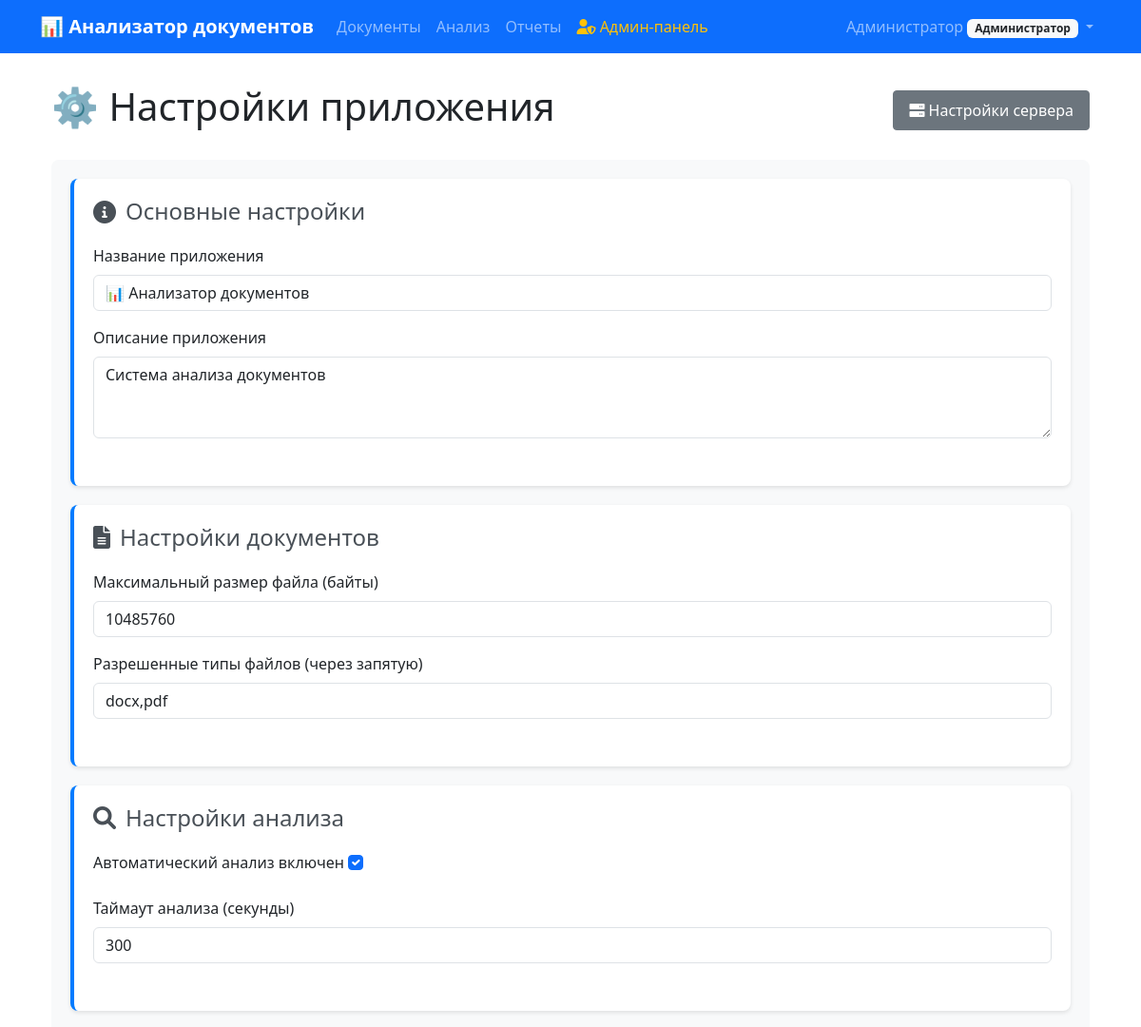
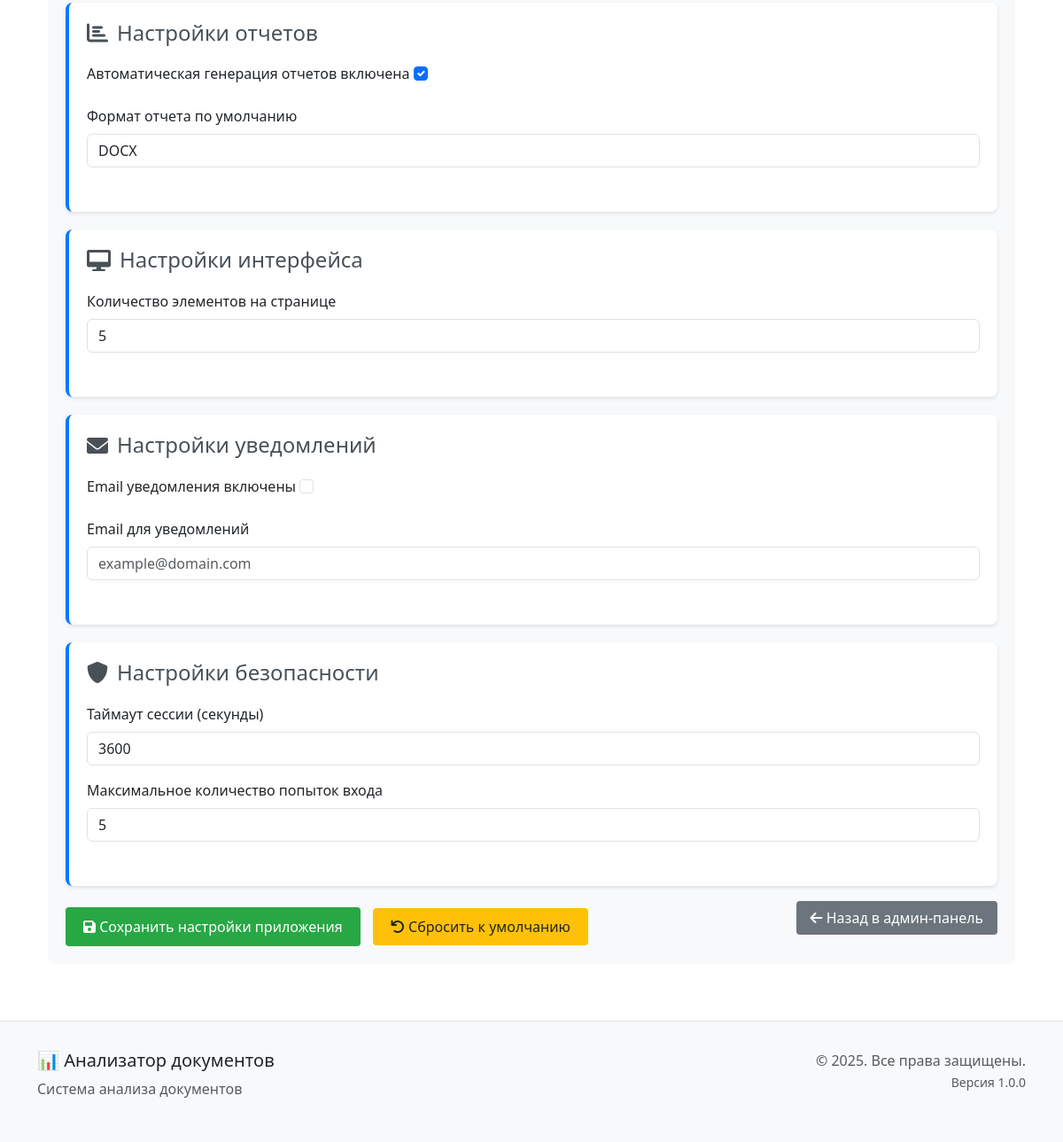
Page /users/admin/application-settings/ (signed in) on the earlier database version (2 pictures, top to bottom).
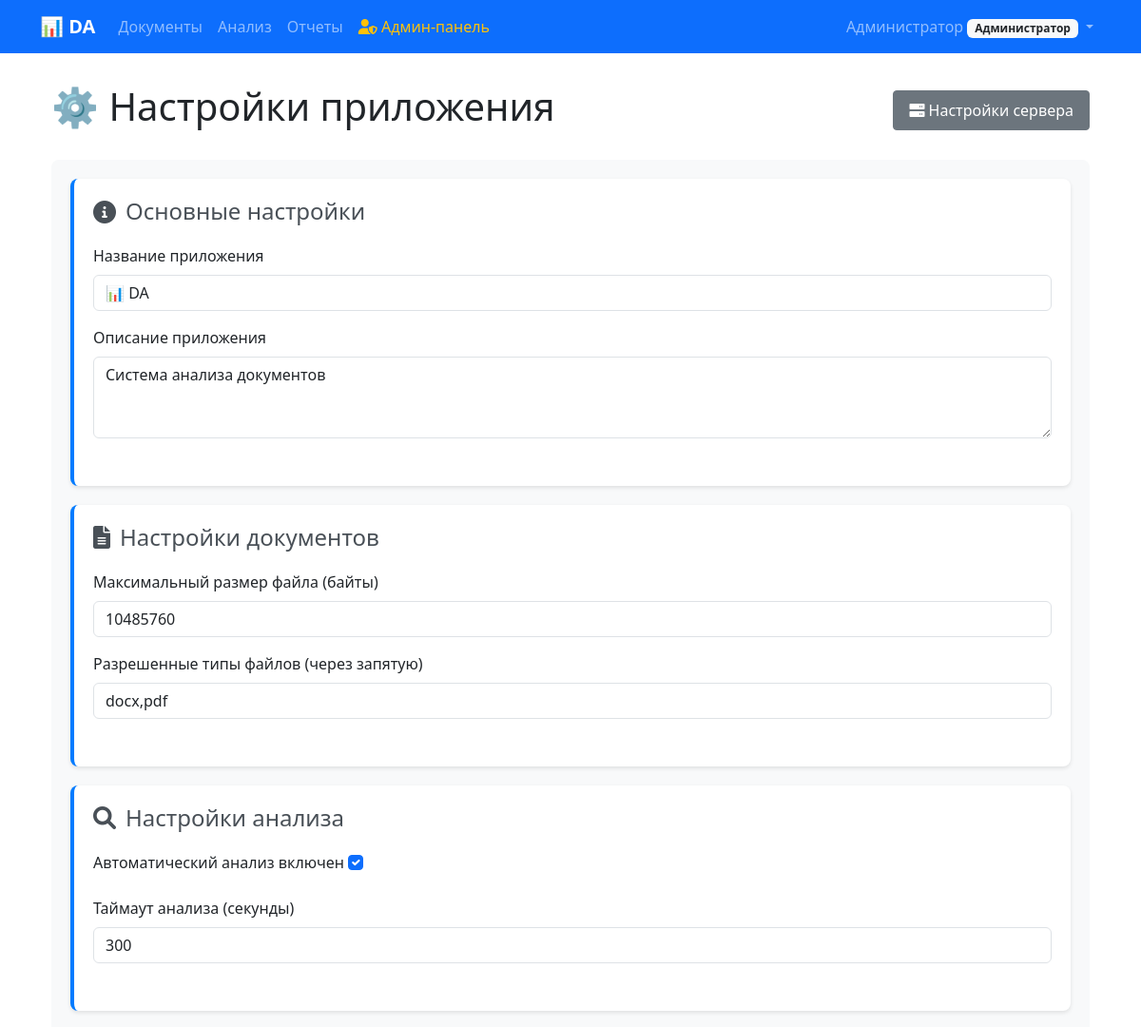
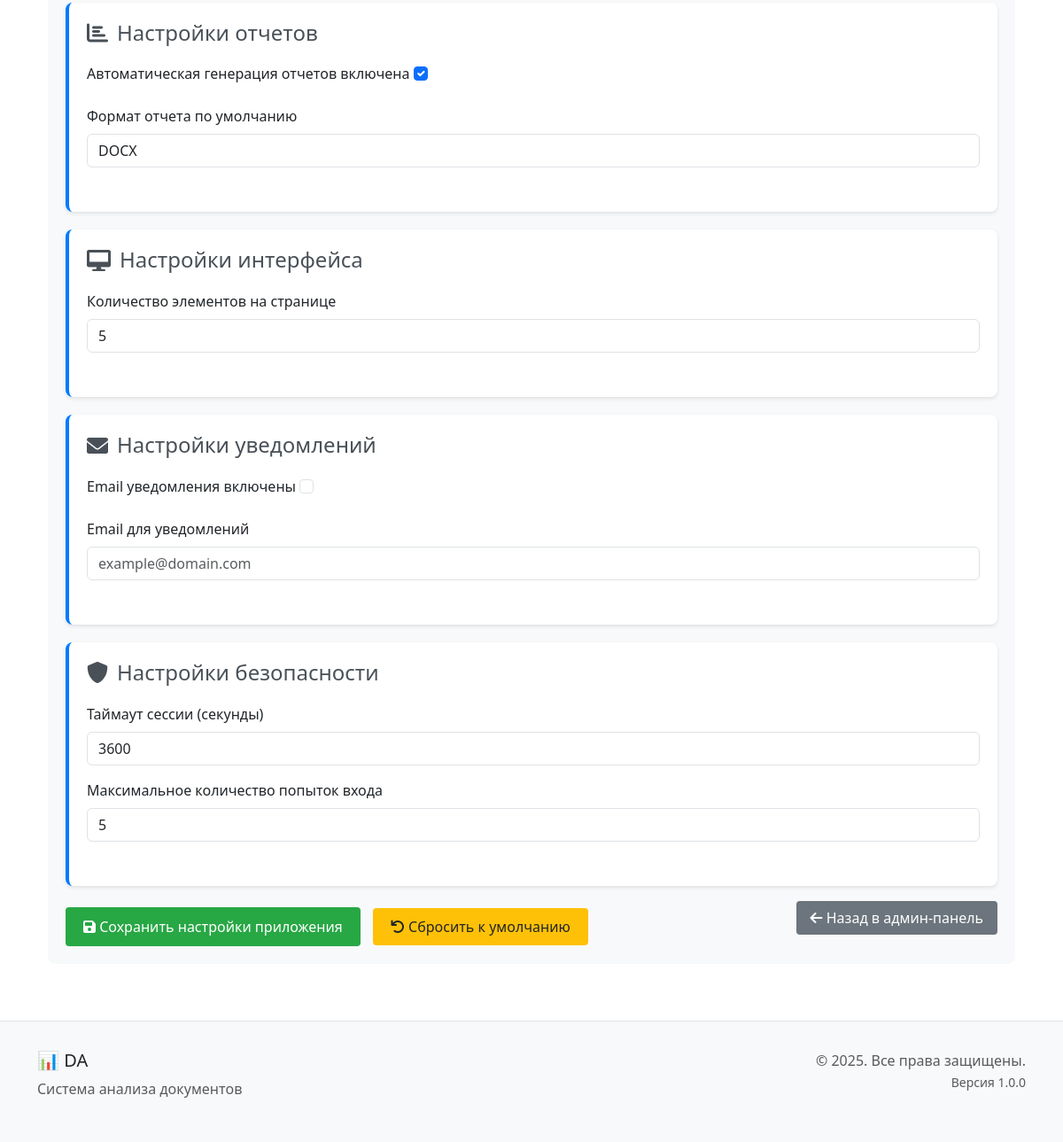
Same page on the later database version (2 pictures, top to bottom).
### settings/models.py (models this page shows, shortened)
class ApplicationSettings(models.Model):
    app_name = models.CharField(
        max_length=100,
        default='📊 Анализатор документов',
        verbose_name='Название приложения'
    )
    app_description = models.TextField(
        default='Система анализа документов',
        verbose_name='Описание приложения'
    )
    max_file_size = models.PositiveIntegerField(
        default=10485760,  # 10MB
        verbose_name='Максимальный размер файла (байты)'
    )
    allowed_file_types = models.TextField(
        default='docx,pdf',
        verbose_name='Разрешенные типы файлов (через запятую)'
    )
    auto_analysis_enabled = models.BooleanField(
        default=True,
        verbose_name='Автоматический анализ включен'
    )
    analysis_timeout = models.PositiveIntegerField(
        default=300,  # 5 минут
        verbose_name='Таймаут анализа (секунды)'
    )
    default_neural_network_model = models.CharField(
        max_length=100,
        default='llama3',
        verbose_name='Модель нейросети по умолчанию'
    )
    auto_reports_enabled = models.BooleanField(
        default=True,
        verbose_name='Автоматическая генерация отчетов включена'
    )
    default_report_format = models.CharField(
        max_length=10,
        choices=[('pdf', 'PDF'), ('docx', 'DOCX')],
        default='pdf',
        verbose_name='Формат отчета по умолчанию'
    )
    items_per_page = models.PositiveIntegerField(
        default=10,
        verbose_name='Количество элементов на странице'
    )
    email_notifications_enabled = models.BooleanField(
        default=False,
        verbose_name='Email уведомления включены'
    )
    notification_email = models.EmailField(
        blank=True,
        verbose_name='Email для уведомлений'
    )
    session_timeout = models.PositiveIntegerField(
        default=3600,  # 1 час
        verbose_name='Таймаут сессии (секунды)'
    )
    max_login_attempts = models.PositiveIntegerField(
        default=5,
        verbose_name='Максимальное количество попыток входа'
    )
    created_at = models.DateTimeField(auto_now_add=True, verbose_name='Создано')
    updated_at = models.DateTimeField(auto_now=True, verbose_name='Обновлено')
    updated_by = models.ForeignKey(
        User,
        on_delete=models.SET_NULL,
        null=True,
        blank=True,
        verbose_name='Обновлено пользователем'
    )
    class Meta:
        verbose_name = 'Настройки приложения'
        verbose_name_plural = 'Настройки приложения'
    @classmethod
    def get_settings(cls):
        settings, created = cls.objects.get_or_create(
            defaults={
                'app_name': '📊 Анализатор документов',
                'app_description': 'Система анализа документов',
                'items_per_page': 10,
                'default_neural_network_model': 'llama3',
            }
        )
        return settings

### users/admin_views.py (the view, shortened to what this page needs)
# urls.py: path('admin/application-settings/', admin_views.AdminApplicationSettingsView.as_view(), name='admin_application_settings'),
class AdminApplicationSettingsView(AdminRequiredMixin, CreateView):
    model = ApplicationSettings
    form_class = ApplicationSettingsForm
    template_name = 'users/admin/application_settings.html'
    def get_object(self):
        return ApplicationSettings.get_settings()
    def get_form_kwargs(self):
        kwargs = super().get_form_kwargs()
        kwargs['instance'] = self.get_object()
        return kwargs
    def get_context_data(self, **kwargs):
        context = super().get_context_data(**kwargs)
        context['settings'] = self.get_object()
        return context

### users/admin_views.py (called while the page is built)
    def test_func(self):
        return self.request.user.is_authenticated and (
            self.request.user.is_superuser or
            self.request.user.role == 'admin'
        )

### templates/users/admin/application_settings.html (shortened to what the changed rows need)
{% extends 'users/admin/base.html' %}
{% load static %}
{% block content %}
<div class="container-fluid">
    <div class="row">
        <div class="col-12">
            <div class="d-flex justify-content-between align-items-center mb-4">
                <h1>⚙️ Настройки приложения</h1>
            </div>
            <div class="settings-container">
                <form method="post">
                    <div class="settings-card">
                        <div class="form-section">
                            <div class="mb-3">
                                <label for="{{ form.app_name.id_for_label }}" class="form-label">{{ form.app_name.label }}</label>
                                {{ form.app_name }}
                            </div>
                            <div class="mb-3">
                                <label for="{{ form.app_description.id_for_label }}" class="form-label">{{ form.app_description.label }}</label>
                                {{ form.app_description }}
                            </div>
                        </div>
                    </div>
                    <div class="settings-card">
                        <div class="form-section">
                            <div class="mb-3">
                                <label for="{{ form.max_file_size.id_for_label }}" class="form-label">{{ form.max_file_size.label }}</label>
                                {{ form.max_file_size }}
                            </div>
                            <div class="mb-3">
                                <label for="{{ form.allowed_file_types.id_for_label }}" class="form-label">{{ form.allowed_file_types.label }}</label>
                                {{ form.allowed_file_types }}
                            </div>
                        </div>
                    </div>
                    <div class="settings-card">
                        <div class="form-section">
                            <div class="mb-3">
                                <label for="{{ form.auto_analysis_enabled.id_for_label }}" class="form-label">
                                    {{ form.auto_analysis_enabled.label }}
                                    {{ form.auto_analysis_enabled }}
                                </label>
                            </div>
                            <div class="mb-3">
                                <label for="{{ form.analysis_timeout.id_for_label }}" class="form-label">{{ form.analysis_timeout.label }}</label>
                                {{ form.analysis_timeout }}
                            </div>
                        </div>
                    </div>
                    <div class="settings-card">
                        <div class="form-section">
                            <div class="mb-3">
                                <label for="{{ form.auto_reports_enabled.id_for_label }}" class="form-label">
                                    {{ form.auto_reports_enabled.label }}
                                    {{ form.auto_reports_enabled }}
                                </label>
                            </div>
                            <div class="mb-3">
                                <label for="{{ form.default_report_format.id_for_label }}" class="form-label">{{ form.default_report_format.label }}</label>
                                {{ form.default_report_format }}
                            </div>
                        </div>
                    </div>
                    <div class="settings-card">
                        <div class="form-section">
                            <div class="mb-3">
                                <label for="{{ form.items_per_page.id_for_label }}" class="form-label">{{ form.items_per_page.label }}</label>
                                {{ form.items_per_page }}
                            </div>
                        </div>
                    </div>
                    <div class="settings-card">
                        <div class="form-section">
                            <div class="mb-3">
                                <label for="{{ form.email_notifications_enabled.id_for_label }}" class="form-label">
                                    {{ form.email_notifications_enabled.label }}
                                    {{ form.email_notifications_enabled }}
                                </label>
                            </div>
                            <div class="mb-3">
                                <label for="{{ form.notification_email.id_for_label }}" class="form-label">{{ form.notification_email.label }}</label>
                                {{ form.notification_email }}
                            </div>
                        </div>
                    </div>
                    <div class="settings-card">
                        <div class="form-section">
                            <div class="mb-3">
                                <label for="{{ form.session_timeout.id_for_label }}" class="form-label">{{ form.session_timeout.label }}</label>
                                {{ form.session_timeout }}
                            </div>
                            <div class="mb-3">
                                <label for="{{ form.max_login_attempts.id_for_label }}" class="form-label">{{ form.max_login_attempts.label }}</label>
                                {{ form.max_login_attempts }}
                            </div>
                        </div>
                    </div>
                </form>
            </div>
        </div>
    </div>
</div>
{% endblock %}

### templates/base/base.html (shortened to what this page needs)
<!DOCTYPE html>
<html lang="ru">
<head>
    <link href="https://cdn.jsdelivr.net/npm/bootstrap@5.3.0/dist/css/bootstrap.min.css" rel="stylesheet">
    <link href="https://cdnjs.cloudflare.com/ajax/libs/font-awesome/6.0.0/css/all.min.css" rel="stylesheet">
</head>
<body>
    <nav class="navbar navbar-expand-lg navbar-dark bg-primary">
        <div class="container">
            <a class="navbar-brand" href="{% url 'documents:list' %}">
                {{ app_name|default:"📊 Анализатор документов" }}
            </a>
            <div class="collapse navbar-collapse" id="navbarNav">
                <ul class="navbar-nav me-auto">
                    <li class="nav-item">
                        <a class="nav-link" href="{% url 'documents:list' %}">Документы</a>
                    </li>
                    <li class="nav-item">
                        <a class="nav-link" href="{% url 'analysis:list' %}">Анализ</a>
                    </li>
                    <li class="nav-item">
                        <a class="nav-link" href="{% url 'reports:list' %}">Отчеты</a>
                    </li>
                    {% if user.is_authenticated and user.is_superuser or user.role == 'admin' %}
                        <li class="nav-item">
                            <a class="nav-link text-warning" href="{% url 'users:admin_list' %}">
                                <i class="fas fa-user-shield"></i> Админ-панель
                            </a>
                        </li>
                    {% endif %}
                </ul>
                <ul class="navbar-nav">
                    {% if user.is_authenticated %}
                        <li class="nav-item dropdown">
                            <a class="nav-link dropdown-toggle" href="#" role="button" data-bs-toggle="dropdown">
                                {{ user.get_full_name|default:user.username }}
                                <span class="badge bg-light text-dark">{{ user.get_role_display }}</span>
                            </a>
                        </li>
                    {% else %}
                        <li class="nav-item">
                            <a class="nav-link" href="{% url 'users:login' %}">Войти</a>
                        </li>
                    {% endif %}
                </ul>
            </div>
        </div>
    </nav>
    <div class="container main-content">
        {% block content %}{% endblock %}
    </div>
    <footer class="footer">
        <div class="container">
            <div class="row">
                <div class="col-md-6">
                    <h5>{{ app_name|default:"📊 Анализатор документов" }}</h5>
                    <p class="text-muted">{{ app_description|default:"Система анализа документов" }}</p>
                </div>
                <div class="col-md-6 text-md-end">
                    <p class="text-muted">
                        &copy; 2025. Все права защищены.<br>
                        <small>Версия 1.0.0</small>
                    </p>
                </div>
            </div>
        </div>
    </footer>
</body>
</html>

Differences in the rows shown:
changed ApplicationSettings "Система анализа документов": app_name "📊 Анализатор документов" → "📊 DA"
